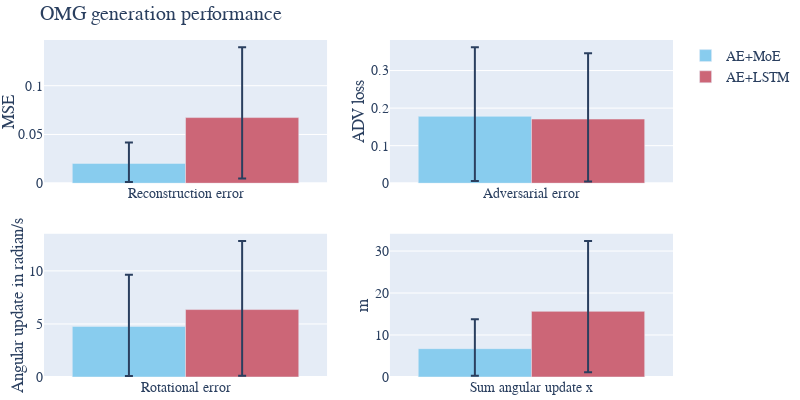

Notebook code for this chart:
### Code cell
fig.show()

### Figure 1 — Plotly figure (JSON) as saved in the notebook; plotly's stock layout.template omitted (floating-point values rounded to 4 significant figures)
{"data": [{"error_y": {"array": [0.02148], "arrayminus": [0.01906], "type": "data"}, "marker": {"color": "rgb(136, 204, 238)"}, "name": "AE+MoE", "type": "bar", "x": ["Reconstruction error"], "xaxis": "x", "y": [0.02027], "yaxis": "y"}, {"error_y": {"array": [0.0722], "arrayminus": [0.06243], "type": "data"}, "marker": {"color": "rgb(204, 102, 119)"}, "name": "AE+LSTM", "type": "bar", "x": ["Reconstruction error"], "xaxis": "x", "y": [0.06731], "yaxis": "y"}, {"error_y": {"array": [0.1842], "arrayminus": [0.1721], "type": "data"}, "marker": {"color": "rgb(136, 204, 238)"}, "showlegend": false, "type": "bar", "x": ["Adversarial error"], "xaxis": "x2", "y": [0.1781], "yaxis": "y2"}, {"error_y": {"array": [0.1754], "arrayminus": [0.1663], "type": "data"}, "marker": {"color": "rgb(204, 102, 119)"}, "showlegend": false, "type": "bar", "x": ["Adversarial error"], "xaxis": "x2", "y": [0.1709], "yaxis": "y2"}, {"error_y": {"array": [4.862], "arrayminus": [4.671], "type": "data"}, "marker": {"color": "rgb(136, 204, 238)"}, "showlegend": false, "type": "bar", "x": ["Rotational error"], "xaxis": "x3", "y": [4.767], "yaxis": "y3"}, {"error_y": {"array": [6.468], "arrayminus": [6.241], "type": "data"}, "marker": {"color": "rgb(204, 102, 119)"}, "showlegend": false, "type": "bar", "x": ["Rotational error"], "xaxis": "x3", "y": [6.354], "yaxis": "y3"}, {"error_y": {"array": [7.02], "arrayminus": [6.481], "type": "data"}, "marker": {"color": "rgb(136, 204, 238)"}, "showlegend": false, "type": "bar", "x": ["Sum angular update x"], "xaxis": "x4", "y": [6.751], "yaxis": "y4"}, {"error_y": {"array": [16.77], "arrayminus": [14.51], "type": "data"}, "marker": {"color": "rgb(204, 102, 119)"}, "showlegend": false, "type": "bar", "x": ["Sum angular update x"], "xaxis": "x4", "y": [15.64], "yaxis": "y4"}], "layout": {"font": {"family": "Serif", "size": 14}, "height": 400, "margin": {"b": 5, "l": 5, "r": 5, "t": 40}, "title": {"text": "OMG generation performance"}, "width": 800, "xaxis": {"anchor": "y", "domain": [0, 0.45]}, "xaxis2": {"anchor": "y2", "domain": [0.55, 1]}, "xaxis3": {"anchor": "y3", "domain": [0, 0.45]}, "xaxis4": {"anchor": "y4", "domain": [0.55, 1]}, "yaxis": {"anchor": "x", "domain": [0.575, 1], "title": {"standoff": 1, "text": "MSE"}}, "yaxis2": {"anchor": "x2", "domain": [0.575, 1], "title": {"standoff": 1, "text": "ADV loss"}}, "yaxis3": {"anchor": "x3", "domain": [0, 0.425], "title": {"standoff": 1, "text": "Angular update in radian/s"}}, "yaxis4": {"anchor": "x4", "domain": [0, 0.425], "title": {"standoff": 1, "text": "m"}}}}
